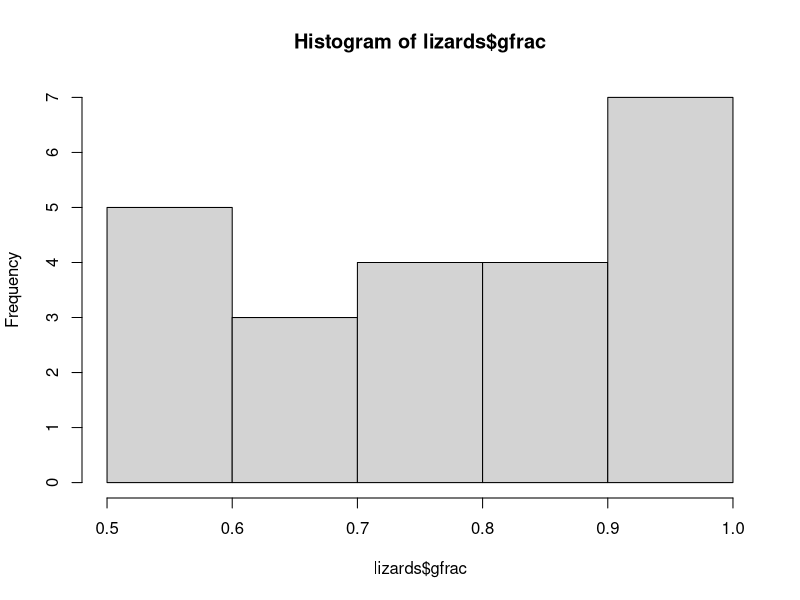
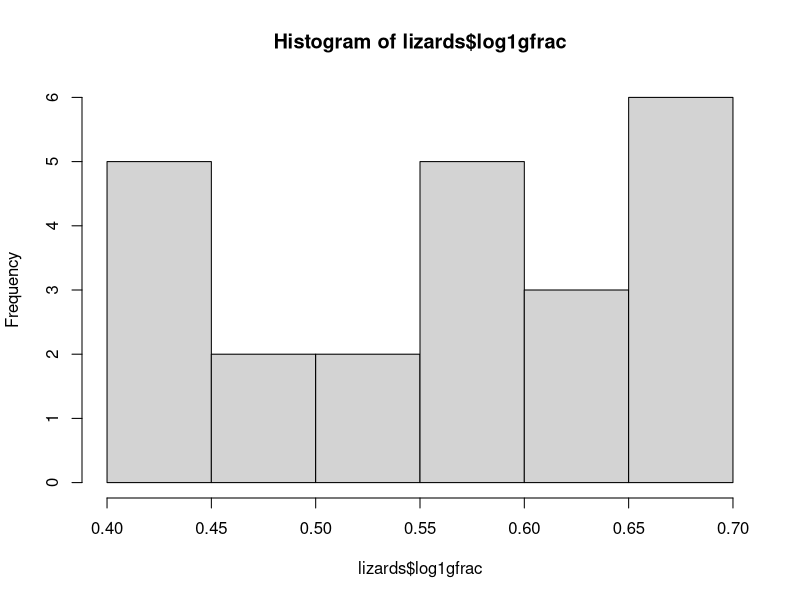

These charts were generated, in order, by the following R code: (Note: this script raises an error after producing the figures.)
#The first thing I did was set the WD by going to sesson -> set Working Directory 

###Question 2###
#I read in the csv file 
lizards<-read.csv("lizards.csv")

#I used the View function to pull up the data to view
View(lizards)

#use head to check top few rows in df lizards
head(lizards)

#View only rows where the time column has a value of "early"
lizards[lizards$time=="early",]
View(lizards[lizards$time=="early",])

#call all rows from a specific column (all rows in column 3, height)
View(lizards[,3])

summary(lizards)
#summary outputs summary statistics for each column 

####Question3###
#histogram of lizard$gfrac to check distribution, data not normally distributed, 
#so I will log transform in order to (hopefully) achieve normality 
hist(lizards$gfrac)

#add new column by (log + 1) transforming gfrac column. 
lizards$log1gfrac<-log1p(lizards$gfrac)

#check normality of transformed column, didn't help oh well 
hist(lizards$log1gfrac)

#add in a tally column to easily count stuff
lizards$tally<-1

###Question4###
#aggregate stuff! with piping and not 
#using median as the function. Not really comfotable with piping after all, so going to do it without
f1<-lizards%>%
  subset(grahami > 7)%>%
  aggregate(.~time, ., FUN = median)

#Aggregate lizards dataset by different variables and functions

f1<-aggregate(tally~time+light,FUN=sum, data=lizards)
f2<-aggregate(tally~grahami+gfrac, FUN=mean, data=lizards)

#create a table
tab1<-table(lizards$time,lizards$light)
